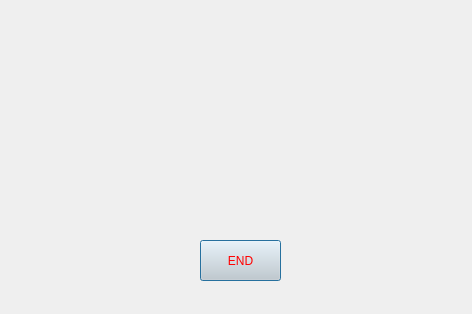
<?xml version="1.0" encoding="UTF-8"?>
<ui version="4.0">
 <class>forpage</class>
 <widget class="QDialog" name="forpage">
  <property name="geometry">
   <rect>
    <x>0</x>
    <y>0</y>
    <width>472</width>
    <height>314</height>
   </rect>
  </property>
  <property name="cursor">
   <cursorShape>PointingHandCursor</cursorShape>
  </property>
  <property name="windowTitle">
   <string>Dialog</string>
  </property>
  <property name="styleSheet">
   <string notr="true">image: url(:/images/gym3 - Copy.jpg);</string>
  </property>
  <widget class="QPushButton" name="pushButton_end">
   <property name="geometry">
    <rect>
     <x>200</x>
     <y>240</y>
     <width>81</width>
     <height>41</height>
    </rect>
   </property>
   <property name="styleSheet">
    <string notr="true">background-color: rgb(210, 210, 210);
font: 700 italic 30pt &quot;Segoe UI&quot;;
image: url(:/images/wh.jpg);
color: rgb(255, 0, 0);
</string>
   </property>
   <property name="text">
    <string>END</string>
   </property>
  </widget>
 </widget>
 <resources/>
 <connections/>
</ui>
